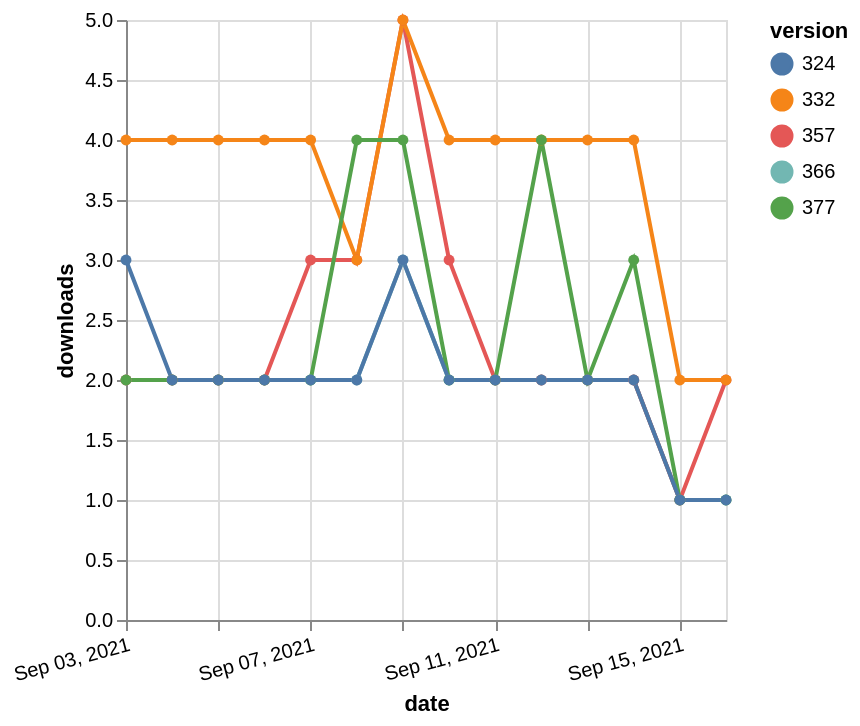

The specification (Vega-Lite) saved for this image:
### Vega-Lite specification from a JSON file in a GitHub repository (floating-point values rounded to 4 significant figures)
{"$schema": "https://vega.github.io/schema/vega-lite/v5.json", "description": "A simple bar chart with embedded data.", "data": {"values": [{"date": "2021-09-03", "total": 2290, "delta": 2, "version": "366"}, {"date": "2021-09-04", "total": 2292, "delta": 2, "version": "366"}, {"date": "2021-09-05", "total": 2294, "delta": 2, "version": "366"}, {"date": "2021-09-06", "total": 2296, "delta": 2, "version": "366"}, {"date": "2021-09-07", "total": 2298, "delta": 2, "version": "366"}, {"date": "2021-09-08", "total": 2300, "delta": 2, "version": "366"}, {"date": "2021-09-09", "total": 2303, "delta": 3, "version": "366"}, {"date": "2021-09-10", "total": 2305, "delta": 2, "version": "366"}, {"date": "2021-09-11", "total": 2307, "delta": 2, "version": "366"}, {"date": "2021-09-12", "total": 2309, "delta": 2, "version": "366"}, {"date": "2021-09-13", "total": 2311, "delta": 2, "version": "366"}, {"date": "2021-09-14", "total": 2313, "delta": 2, "version": "366"}, {"date": "2021-09-15", "total": 2314, "delta": 1, "version": "366"}, {"date": "2021-09-16", "total": 2315, "delta": 1, "version": "366"}, {"date": "2021-09-03", "total": 2890, "delta": 2, "version": "357"}, {"date": "2021-09-04", "total": 2892, "delta": 2, "version": "357"}, {"date": "2021-09-05", "total": 2894, "delta": 2, "version": "357"}, {"date": "2021-09-06", "total": 2896, "delta": 2, "version": "357"}, {"date": "2021-09-07", "total": 2899, "delta": 3, "version": "357"}, {"date": "2021-09-08", "total": 2902, "delta": 3, "version": "357"}, {"date": "2021-09-09", "total": 2907, "delta": 5, "version": "357"}, {"date": "2021-09-10", "total": 2910, "delta": 3, "version": "357"}, {"date": "2021-09-11", "total": 2912, "delta": 2, "version": "357"}, {"date": "2021-09-12", "total": 2914, "delta": 2, "version": "357"}, {"date": "2021-09-13", "total": 2916, "delta": 2, "version": "357"}, {"date": "2021-09-14", "total": 2918, "delta": 2, "version": "357"}, {"date": "2021-09-15", "total": 2919, "delta": 1, "version": "357"}, {"date": "2021-09-16", "total": 2921, "delta": 2, "version": "357"}, {"date": "2021-09-03", "total": 4884, "delta": 4, "version": "332"}, {"date": "2021-09-04", "total": 4888, "delta": 4, "version": "332"}, {"date": "2021-09-05", "total": 4892, "delta": 4, "version": "332"}, {"date": "2021-09-06", "total": 4896, "delta": 4, "version": "332"}, {"date": "2021-09-07", "total": 4900, "delta": 4, "version": "332"}, {"date": "2021-09-08", "total": 4903, "delta": 3, "version": "332"}, {"date": "2021-09-09", "total": 4908, "delta": 5, "version": "332"}, {"date": "2021-09-10", "total": 4912, "delta": 4, "version": "332"}, {"date": "2021-09-11", "total": 4916, "delta": 4, "version": "332"}, {"date": "2021-09-12", "total": 4920, "delta": 4, "version": "332"}, {"date": "2021-09-13", "total": 4924, "delta": 4, "version": "332"}, {"date": "2021-09-14", "total": 4928, "delta": 4, "version": "332"}, {"date": "2021-09-15", "total": 4930, "delta": 2, "version": "332"}, {"date": "2021-09-16", "total": 4932, "delta": 2, "version": "332"}, {"date": "2021-09-03", "total": 2107, "delta": 2, "version": "377"}, {"date": "2021-09-04", "total": 2109, "delta": 2, "version": "377"}, {"date": "2021-09-05", "total": 2111, "delta": 2, "version": "377"}, {"date": "2021-09-06", "total": 2113, "delta": 2, "version": "377"}, {"date": "2021-09-07", "total": 2115, "delta": 2, "version": "377"}, {"date": "2021-09-08", "total": 2119, "delta": 4, "version": "377"}, {"date": "2021-09-09", "total": 2123, "delta": 4, "version": "377"}, {"date": "2021-09-10", "total": 2125, "delta": 2, "version": "377"}, {"date": "2021-09-11", "total": 2127, "delta": 2, "version": "377"}, {"date": "2021-09-12", "total": 2131, "delta": 4, "version": "377"}, {"date": "2021-09-13", "total": 2133, "delta": 2, "version": "377"}, {"date": "2021-09-14", "total": 2136, "delta": 3, "version": "377"}, {"date": "2021-09-15", "total": 2137, "delta": 1, "version": "377"}, {"date": "2021-09-16", "total": 2138, "delta": 1, "version": "377"}, {"date": "2021-09-03", "total": 3193, "delta": 3, "version": "324"}, {"date": "2021-09-04", "total": 3195, "delta": 2, "version": "324"}, {"date": "2021-09-05", "total": 3197, "delta": 2, "version": "324"}, {"date": "2021-09-06", "total": 3199, "delta": 2, "version": "324"}, {"date": "2021-09-07", "total": 3201, "delta": 2, "version": "324"}, {"date": "2021-09-08", "total": 3203, "delta": 2, "version": "324"}, {"date": "2021-09-09", "total": 3206, "delta": 3, "version": "324"}, {"date": "2021-09-10", "total": 3208, "delta": 2, "version": "324"}, {"date": "2021-09-11", "total": 3210, "delta": 2, "version": "324"}, {"date": "2021-09-12", "total": 3212, "delta": 2, "version": "324"}, {"date": "2021-09-13", "total": 3214, "delta": 2, "version": "324"}, {"date": "2021-09-14", "total": 3216, "delta": 2, "version": "324"}, {"date": "2021-09-15", "total": 3217, "delta": 1, "version": "324"}, {"date": "2021-09-16", "total": 3218, "delta": 1, "version": "324"}]}, "width": "container", "mark": {"type": "line", "point": {"filled": true}}, "encoding": {"x": {"field": "date", "type": "temporal", "timeUnit": "yearmonthdate", "title": "date", "axis": {"labelAngle": -15}}, "y": {"field": "delta", "type": "quantitative", "title": "downloads"}, "color": {"field": "version", "type": "nominal"}, "tooltip": {"field": "delta"}}}
